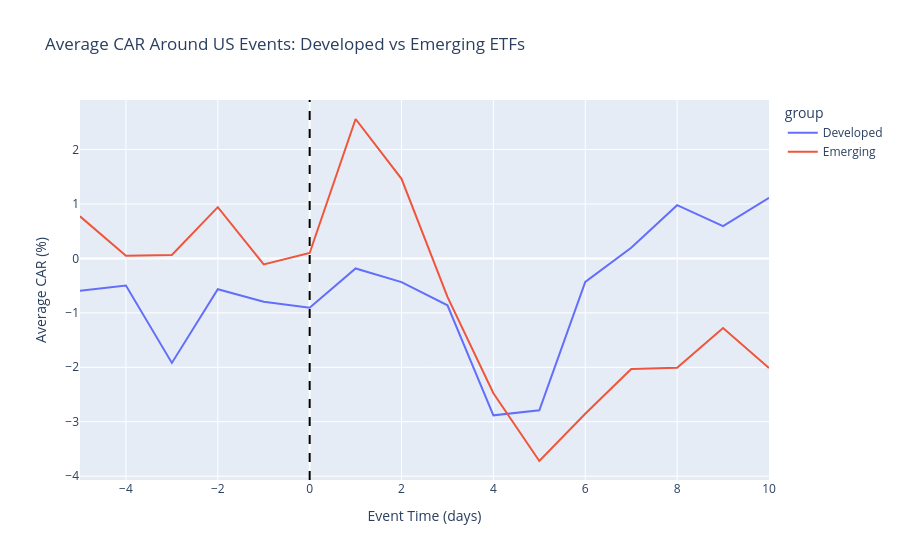

Notebook code cell kept with this figure:
### Code cell
fig_group = px.line(
    avg_car_group,
    x='t', y='avg_car',
    color='group',
    title='Average CAR Around US Events: Developed vs Emerging ETFs',
    labels={'t': 'Event Time (days)', 'avg_car': 'Average CAR (%)'}
)
fig_group.add_vline(x=0, line_dash='dash', line_color='black')
fig_group.show()

### Figure 1 — Plotly figure (JSON) as saved in the notebook; plotly's stock layout.template omitted (floating-point values rounded to 4 significant figures)
{"data": [{"hovertemplate": "group=Developed<br>Event Time (days)=%{x}<br>Average CAR (%)=%{y}<extra></extra>", "legendgroup": "Developed", "line": {"color": "#636efa", "dash": "solid"}, "marker": {"symbol": "circle"}, "mode": "lines", "name": "Developed", "orientation": "v", "showlegend": true, "type": "scatter", "x": [-5, -4, -3, -2, -1, 0, 1, 2, 3, 4, 5, 6, 7, 8, 9, 10], "xaxis": "x", "y": [-0.5926, -0.4979, -1.92, -0.5653, -0.7962, -0.9064, -0.1836, -0.4361, -0.8606, -2.883, -2.79, -0.4318, 0.1972, 0.9775, 0.5938, 1.115], "yaxis": "y"}, {"hovertemplate": "group=Emerging<br>Event Time (days)=%{x}<br>Average CAR (%)=%{y}<extra></extra>", "legendgroup": "Emerging", "line": {"color": "#EF553B", "dash": "solid"}, "marker": {"symbol": "circle"}, "mode": "lines", "name": "Emerging", "orientation": "v", "showlegend": true, "type": "scatter", "x": [-5, -4, -3, -2, -1, 0, 1, 2, 3, 4, 5, 6, 7, 8, 9, 10], "xaxis": "x", "y": [0.7733, 0.04895, 0.06219, 0.9421, -0.1106, 0.09995, 2.561, 1.462, -0.7064, -2.477, -3.722, -2.852, -2.032, -2.008, -1.278, -2.012], "yaxis": "y"}], "layout": {"legend": {"title": {"text": "group"}, "tracegroupgap": 0}, "shapes": [{"line": {"color": "black", "dash": "dash"}, "type": "line", "x0": 0, "x1": 0, "xref": "x", "y0": 0, "y1": 1, "yref": "y domain"}], "title": {"text": "Average CAR Around US Events: Developed vs Emerging ETFs"}, "xaxis": {"anchor": "y", "domain": [0, 1], "title": {"text": "Event Time (days)"}}, "yaxis": {"anchor": "x", "domain": [0, 1], "title": {"text": "Average CAR (%)"}}}}
